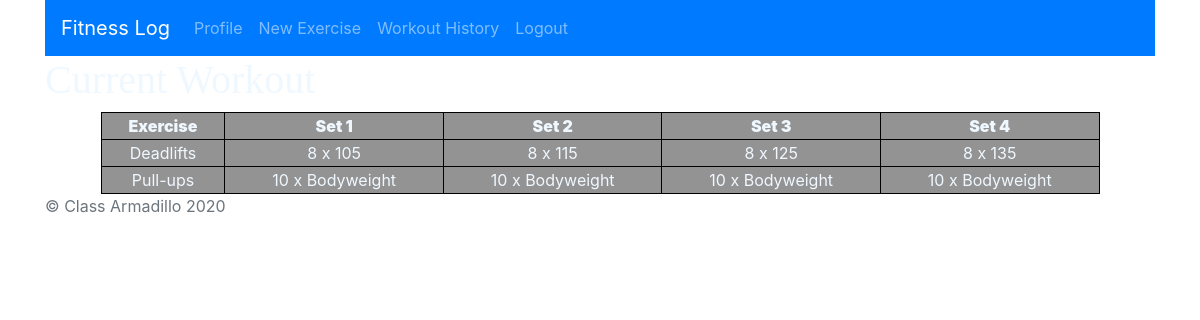
Before: /current_workout/ (signed in) with the older database file.
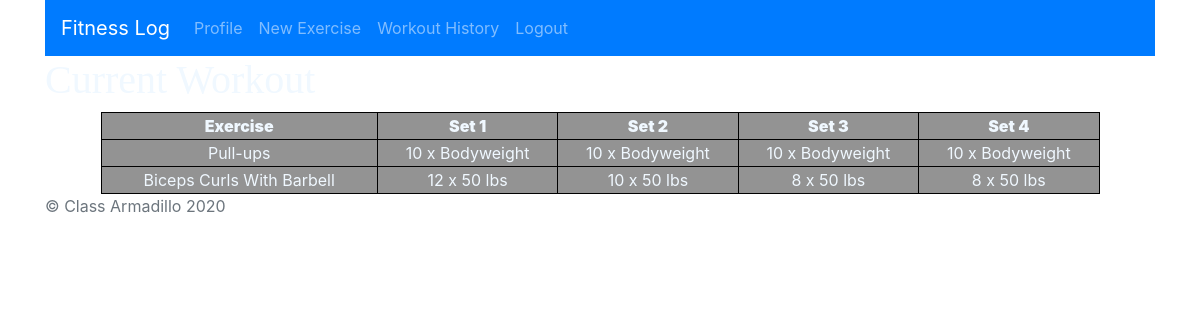
After: the same page with the newer database file.
### log_app/models.py (models this page shows, shortened)
class Exercise(models.Model):
    category = models.IntegerField()
    name = models.CharField(max_length=200)
    set1_reps = models.IntegerField()
    set2_reps = models.IntegerField()
    set3_reps = models.IntegerField()
    set4_reps = models.IntegerField()
    set1_weight_lifted = models.CharField(max_length=200)
    set2_weight_lifted = models.CharField(max_length=200)
    set3_weight_lifted = models.CharField(max_length=200)
    set4_weight_lifted = models.CharField(max_length=200)

### log_app/views.py (the view)
# urls.py: path('current_workout/', views.current_workout, name='current_workout'),
@login_required
def current_workout(request):
    exercises = Exercise.objects.all()
    context = {
        'exercises': exercises,
    }
    return render(request, 'log_app/current_workout.html', context)

### log_app/templates/log_app/current_workout.html (shortened to what this page needs)
{% extends 'log_app/main.html' %}
{% block content %}
<nav class="navbar navbar-expand-lg navbar-dark bg-primary">
    <a class="navbar-brand">Fitness Log</a>
    <div class="collapse navbar-collapse" id="navbarNavAltMarkup">
        <div class="navbar-nav">
            <a class="nav-item nav-link" href="{% url 'log_users:profile' %}">Profile</a>
            <a class="nav-item nav-link" href="{% url 'log_app:add_exercise' %}">New Exercise</a>
            <a class="nav-item nav-link" href="{% url 'log_app:workout_history' %}">Workout History</a>
            <a class="nav-item nav-link" href="{% url 'log_users:logout' %}">Logout</a>
        </div>
    </div>
</nav>
<h1>Current Workout</h1>
<table>
    <tr>
        <th><b>Exercise</b></th>
        <th><b>Set 1</b></th>
        <th><b>Set 2</b></th>
        <th><b>Set 3</b></th>
        <th><b>Set 4</b></th>
    </tr>
    {% for exercise in exercises %}
    <tr>
        <td>{{exercise.name}}</td>
        <td>{{exercise.set1_reps}} x {{exercise.set1_weight_lifted}}</td>
        <td>{{exercise.set2_reps}} x {{exercise.set2_weight_lifted}}</td>
        <td>{{exercise.set3_reps}} x {{exercise.set3_weight_lifted}}</td>
        <td>{{exercise.set4_reps}} x {{exercise.set4_weight_lifted}}</td>
    </tr>
    {% endfor %}
</table>
{% endblock %}

Changed rows visible on the page:
removed Exercise: name "Deadlifts", set1_reps "8", set1_weight_lifted "105", set2_reps "8", set2_weight_lifted "115", set3_reps "8", set3_weight_lifted "125", set4_reps "8", set4_weight_lifted "135"
added Exercise: name "Biceps Curls With Barbell", set1_reps "12", set1_weight_lifted "50 lbs", set2_reps "10", set2_weight_lifted "50 lbs", set3_reps "8", set3_weight_lifted "50 lbs", set4_reps "8", set4_weight_lifted "50 lbs"
